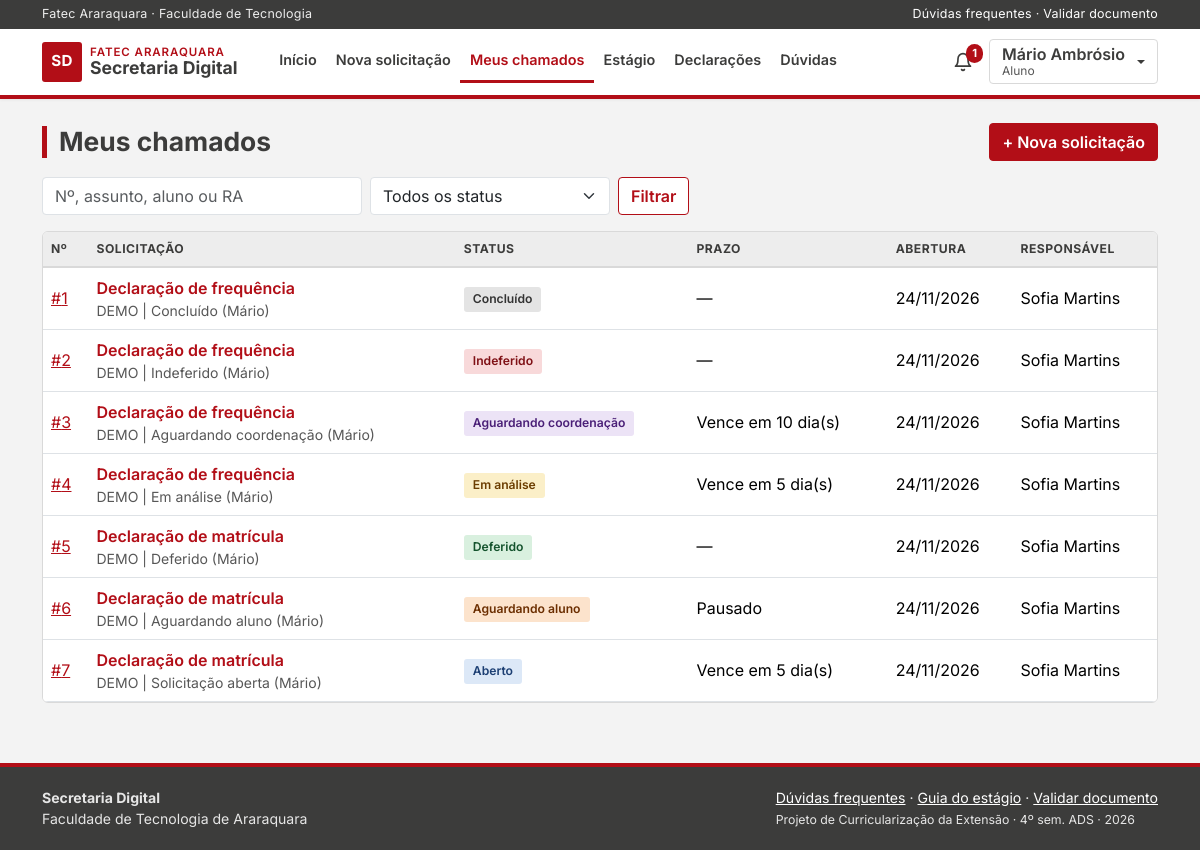
The page /chamado_lista.php (signed in) on the database its author committed.
### tables this page shows
CREATE TABLE tb_chamados (
  id_chamado        INT AUTO_INCREMENT PRIMARY KEY,
  id_aluno          INT          NOT NULL,
  id_tipo           INT          NOT NULL,
  id_responsavel    INT          NULL,
  assunto           VARCHAR(150) NOT NULL,
  descricao         TEXT         NOT NULL,
  status            ENUM('aberto','em_analise','aguardando_aluno',
                         'aguardando_coordenacao','deferido',
                         'indeferido','concluido')
                    NOT NULL DEFAULT 'aberto',
  prazo             DATE         NOT NULL,
  parecer           TEXT         NULL,
  id_parecerista    INT          NULL,
  parecer_em        DATETIME     NULL,
  aguardando_desde  DATETIME     NULL,
  ultimo_lembrete   DATETIME     NULL,
  avaliacao         TINYINT      NULL,
  criado_em         DATETIME     NOT NULL DEFAULT CURRENT_TIMESTAMP,
  atualizado_em     DATETIME     NOT NULL DEFAULT CURRENT_TIMESTAMP
                    ON UPDATE CURRENT_TIMESTAMP,
  KEY idx_chamados_status (status),
  KEY idx_chamados_prazo (prazo),
  CONSTRAINT fk_chamados_aluno FOREIGN KEY (id_aluno)
    REFERENCES tb_usuarios (id_usuario),
  CONSTRAINT fk_chamados_tipo FOREIGN KEY (id_tipo)
    REFERENCES tb_tipos (id_tipo),
  CONSTRAINT fk_chamados_responsavel FOREIGN KEY (id_responsavel)
    REFERENCES tb_usuarios (id_usuario),
  CONSTRAINT fk_chamados_parecerista FOREIGN KEY (id_parecerista)
    REFERENCES tb_usuarios (id_usuario),
  CONSTRAINT ck_chamados_avaliacao CHECK (avaliacao IS NULL OR avaliacao BETWEEN 1 AND 5)
);

CREATE TABLE tb_tipos (
  id_tipo              INT AUTO_INCREMENT PRIMARY KEY,
  nome                 VARCHAR(100) NOT NULL,
  descricao            TEXT         NULL,
  documentos_exigidos  VARCHAR(255) NULL,
  prazo_dias           SMALLINT     NOT NULL DEFAULT 5,
  precisa_coordenacao  TINYINT(1)   NOT NULL DEFAULT 0,
  exige_anexo          TINYINT(1)   NOT NULL DEFAULT 0,
  ativo                TINYINT(1)   NOT NULL DEFAULT 1,
  criado_em            DATETIME     NOT NULL DEFAULT CURRENT_TIMESTAMP,
  UNIQUE KEY uk_tipos_nome (nome)
);

CREATE TABLE tb_usuarios (
  id_usuario      INT AUTO_INCREMENT PRIMARY KEY,
  nome            VARCHAR(120) NOT NULL,
  login           VARCHAR(50)  NOT NULL,
  senha           VARCHAR(255) NOT NULL,
  email           VARCHAR(120) NOT NULL,
  nivel           ENUM('aluno','secretaria','coordenacao','admin') NOT NULL,
  id_curso        INT          NULL,
  ra              VARCHAR(20)  NULL,
  semestre        TINYINT      NULL,
  telefone        VARCHAR(20)  NULL,
  aviso_whatsapp  TINYINT(1)   NOT NULL DEFAULT 0,
  aviso_email     TINYINT(1)   NOT NULL DEFAULT 1,
  ativo           TINYINT(1)   NOT NULL DEFAULT 1,
  criado_em       DATETIME     NOT NULL DEFAULT CURRENT_TIMESTAMP,
  UNIQUE KEY uk_usuarios_login (login),
  UNIQUE KEY uk_usuarios_email (email),
  UNIQUE KEY uk_usuarios_ra (ra),
  CONSTRAINT fk_usuarios_curso FOREIGN KEY (id_curso)
    REFERENCES tb_cursos (id_curso)
);

### chamado_lista.php (the view, shortened to what this page needs)
<?php
    require_once("conecta.php");
    require_once("funcoes.php");
    $nivel = $_SESSION['nivel'];
    $status = $_GET['selstatus'] ?? "";
    $todos_status = array("aberto", "em_analise", "aguardando_aluno", "aguardando_coordenacao", "deferido", "indeferido", "concluido");
    if(!in_array($status, $todos_status)){
        $status = "";
    }
    $busca = limpa($_GET['txtbusca'] ?? "");
    $termo = "%" . $busca . "%";
    $ordem = ordem_sql(array(
        "id" => "c.id_chamado",
        "aluno" => "a.nome",
        "tipo" => "t.nome",
        "status" => "c.status",
        "prazo" => "c.prazo",
        "abertura" => "c.criado_em",
        "responsavel" => "r.nome"
    ), "id");
    if($nivel == "aluno"){
        $filtro = "c.id_aluno = ?";
        $valor = $_SESSION['id_usuario'];
    }
    $sql = "SELECT c.id_chamado, c.assunto, c.status, c.prazo, c.criado_em,
                   t.nome AS tipo, a.nome AS aluno, cu.sigla, r.nome AS responsavel
            FROM tb_chamados c
            INNER JOIN tb_tipos t ON t.id_tipo = c.id_tipo
            INNER JOIN tb_usuarios a ON a.id_usuario = c.id_aluno
            LEFT JOIN tb_cursos cu ON cu.id_curso = a.id_curso
            LEFT JOIN tb_usuarios r ON r.id_usuario = c.id_responsavel
            WHERE $filtro
            AND (? = '' OR c.status = ?)
            AND (c.assunto LIKE ? OR a.nome LIKE ? OR a.ra LIKE ? OR t.nome LIKE ? OR c.id_chamado = ?)
            ORDER BY $ordem";
    $id_busca = (int)$busca;
    $stmt = mysqli_stmt_init($con);
    mysqli_stmt_prepare($stmt, $sql);
    mysqli_stmt_bind_param($stmt, "issssssi", $valor, $status, $status, $termo, $termo, $termo, $termo, $id_busca);
    mysqli_stmt_execute($stmt);
    $res = mysqli_stmt_get_result($stmt);
    $dados = mysqli_fetch_all($res, MYSQLI_ASSOC);
    $titulos = array("aluno" => "Meus chamados", "coordenacao" => "Chamados do curso", "secretaria" => "Chamados", "admin" => "Chamados");
    $titulo = $titulos[$nivel];
    require_once("cabecalho.php");
?>
<div class="d-flex flex-wrap justify-content-between align-items-center gap-2 mb-3">
    <h1 class="mb-0"><?php echo $titulo; ?></h1>
    <?php if($nivel == "aluno"){ ?><a href="chamado_add.php" class="btn btn-principal">+ Nova solicitação</a><?php } ?>
</div>
<form action="" method="get" class="d-flex flex-wrap gap-2 mb-3">
    <input type="search" class="form-control" style="max-width: 320px" id="txtbusca" name="txtbusca" placeholder="Nº, assunto, aluno ou RA" value="<?php echo seguro($busca); ?>">
    <select name="selstatus" id="selstatus" class="form-select" style="max-width: 240px">
        <option value="">Todos os status</option>
    </select>
    <input type="submit" value="Filtrar" class="btn btn-contorno">
</form>
<div class="tabela">
    <table class="table align-middle">
        <tr>
            <?php
                echo th_ordem("Nº", "id");
                echo th_ordem("Solicitação", "tipo");
                echo th_ordem("Status", "status");
                echo th_ordem("Prazo", "prazo");
                echo th_ordem("Abertura", "abertura");
                echo th_ordem("Responsável", "responsavel");
            ?>
        </tr>
        <?php
            foreach($dados as $c){
                echo "<tr>
                        <td><a href='chamado_ver.php?id=" . $c['id_chamado'] . "'>#" . $c['id_chamado'] . "</a></td>";
                echo "  <td><a href='chamado_ver.php?id=" . $c['id_chamado'] . "' class='fw-semibold text-decoration-none'>" . seguro($c['tipo']) . "</a><div class='small text-secondary'>" . seguro($c['assunto']) . "</div></td>
                        <td>" . etiqueta_status($c['status']) . "</td>
                        <td>" . texto_prazo($c['prazo'], $c['status']) . "</td>
                        <td>" . data_br($c['criado_em']) . "</td>
                        <td>" . seguro($c['responsavel'] ?? "—") . "</td>
                      </tr>";
            }
        ?>
    </table>
</div>
<?php require_once("rodape.php"); ?>

### funcoes.php (shortened to what this page needs)
<?php
    function seguro($texto){
        return htmlspecialchars((string)$texto, ENT_QUOTES, "UTF-8");
    }
    function limpa($texto){
        return trim(strip_tags((string)$texto));
    }
    function nome_status($status){
        $nomes = array(
            "aberto" => "Aberto",
            "em_analise" => "Em análise",
            "aguardando_aluno" => "Aguardando aluno",
            "aguardando_coordenacao" => "Aguardando coordenação",
            "deferido" => "Deferido",
            "indeferido" => "Indeferido",
            "concluido" => "Concluído"
        );
        return isset($nomes[$status]) ? $nomes[$status] : $status;
    }
    function etiqueta_status($status){
        return "<span class='status status-$status'>" . nome_status($status) . "</span>";
    }
    function data_br($data, $com_hora = false){
        $tempo = strtotime($data);
        return $com_hora ? date("d/m/Y H:i", $tempo) : date("d/m/Y", $tempo);
    }
    function texto_prazo($prazo, $status){
        if(in_array($status, array("deferido", "indeferido", "concluido"))){
            return "—";
        }
        if($status == "aguardando_aluno"){
            return "Pausado";
        }
        $dias = (int)floor((strtotime($prazo) - strtotime(date("Y-m-d"))) / 86400);
        return "Vence em $dias dia(s)";
    }
    function th_ordem($rotulo, $campo){
        $atual = $_GET['ordem'] ?? "";
        $dir = $_GET['dir'] ?? "asc";
        $nova_dir = ($atual == $campo && $dir == "asc") ? "desc" : "asc";
        $parametros = $_GET;
        $parametros['ordem'] = $campo;
        $parametros['dir'] = $nova_dir;
        $seta = "";
        return "<th><a class='link-ordem' href='?" . seguro(http_build_query($parametros)) . "'>$rotulo$seta</a></th>";
    }
?>

### css/estilo.css (style rules this page uses)
:root { --vermelho: #B20E17; --vermelho-escuro: #8A0A11; --vermelho-claro: #FBEAEA; --cinza-escuro: #3C3C3B; --cinza: #6B6B6A; --fundo: #F3F3F3; --borda: #D9D9D9; --texto: #222222; --texto-suave: #575757; --vinho: var(--vermelho); --vinho-escuro: var(--vermelho-escuro); --vinho-claro: var(--vermelho-claro); }
body { font-family: Inter, "Segoe UI", Arial, sans-serif; background: var(--fundo); color: var(--texto); min-height: 100vh; display: flex; flex-direction: column; }
h1, h2, h3, h4, h5, h6, .marca { font-family: Inter, "Segoe UI", Arial, sans-serif; font-weight: 700; color: var(--cinza-escuro); }
h1 { font-size: 1.65rem; border-left: 5px solid var(--vermelho); padding-left: 12px; }
a { color: var(--vermelho); }
.text-secondary { color: var(--texto-suave) !important; }
.btn { border-radius: 4px; }
.btn-principal { background: var(--vermelho); border-color: var(--vermelho); color: #FFF; font-weight: 600; }
.btn-contorno { border: 1px solid var(--vermelho); color: var(--vermelho); background: #FFF; font-weight: 600; }
.tabela { background: #FFF; border: 1px solid var(--borda); border-radius: 6px; overflow-x: auto; }
.tabela table { margin: 0; }
.tabela th { background: #EDEDED; font-size: .76rem; text-transform: uppercase; letter-spacing: .04em; color: var(--cinza-escuro); white-space: nowrap; border-bottom: 2px solid var(--borda); }
.link-ordem { color: var(--cinza-escuro); text-decoration: none; }
.status { display: inline-block; padding: 3px 9px; border-radius: 3px; font-size: .76rem; font-weight: 600; white-space: nowrap; }
.status-aberto { background: #DCE8F7; color: #1C3F73; }
.status-em_analise { background: #FBEFC8; color: #6B3D00; }
.status-aguardando_aluno { background: #FCE3CC; color: #6B2E00; }
.status-aguardando_coordenacao { background: #ECE3F6; color: #4A1F77; }
.status-deferido, .status-aprovado { background: #D9F0DF; color: #14532D; }
.status-indeferido, .status-correcao { background: #F8D9DA; color: #7F1015; }
.status-concluido, .status-pendente { background: #E4E4E4; color: #333; }
.form-control, .form-select { border-radius: 4px; }

### rows shown on the page
tb_chamados: id_chamado "1", id_tipo.nome "Declaração de frequência", assunto "DEMO | Concluído (Mário)", status "Concluído", texto_prazo($c['prazo'], $c['status']) "—", criado_em "24/11/2026", id_responsavel.nome "Sofia Martins"
tb_chamados: id_chamado "2", id_tipo.nome "Declaração de frequência", assunto "DEMO | Indeferido (Mário)", status "Indeferido", texto_prazo($c['prazo'], $c['status']) "—", criado_em "24/11/2026", id_responsavel.nome "Sofia Martins"
tb_chamados: id_chamado "3", id_tipo.nome "Declaração de frequência", assunto "DEMO | Aguardando coordenação (Mário)", status "Aguardando coordenação", texto_prazo($c['prazo'], $c['status']) "Vence em 10 dia(s)", criado_em "24/11/2026", id_responsavel.nome "Sofia Martins"
tb_chamados: id_chamado "4", id_tipo.nome "Declaração de frequência", assunto "DEMO | Em análise (Mário)", status "Em análise", texto_prazo($c['prazo'], $c['status']) "Vence em 5 dia(s)", criado_em "24/11/2026", id_responsavel.nome "Sofia Martins"
tb_chamados: id_chamado "5", id_tipo.nome "Declaração de matrícula", assunto "DEMO | Deferido (Mário)", status "Deferido", texto_prazo($c['prazo'], $c['status']) "—", criado_em "24/11/2026", id_responsavel.nome "Sofia Martins"
tb_chamados: id_chamado "6", id_tipo.nome "Declaração de matrícula", assunto "DEMO | Aguardando aluno (Mário)", status "Aguardando aluno", texto_prazo($c['prazo'], $c['status']) "Pausado", criado_em "24/11/2026", id_responsavel.nome "Sofia Martins"
tb_chamados: id_chamado "7", id_tipo.nome "Declaração de matrícula", assunto "DEMO | Solicitação aberta (Mário)", status "Aberto", texto_prazo($c['prazo'], $c['status']) "Vence em 5 dia(s)", criado_em "24/11/2026", id_responsavel.nome "Sofia Martins"

### other values the page prints
$rotulo "Início Nova solicitação Meus chamados Estágio Declarações Dúvidas"
$qtd_notif "1"
seguro($_SESSION['nome']) "Mário Ambrósio"
nome_nivel($nivel_menu) "Aluno"
$titulo "Meus chamados"
$rotulo "Nº SOLICITAÇÃO STATUS PRAZO ABERTURA RESPONSÁVEL"
